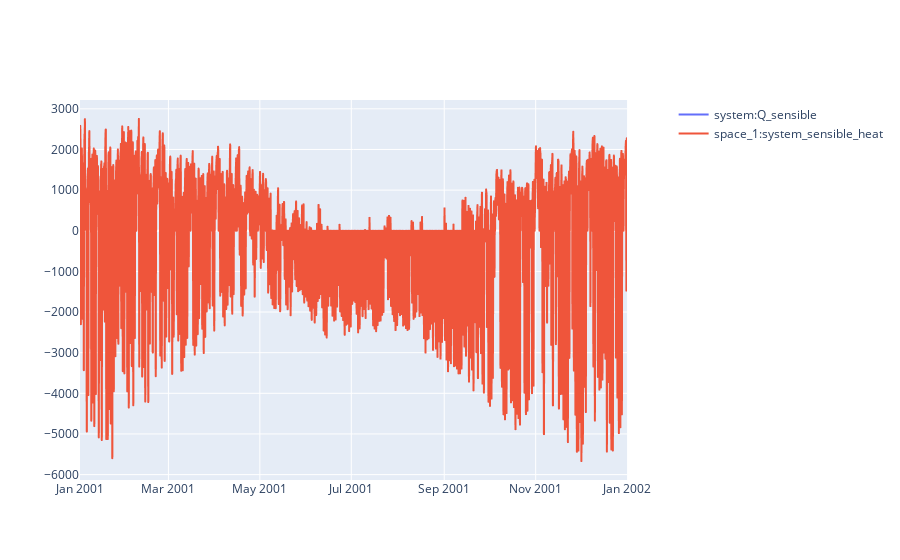

The notebook cell saved with this chart:
### Code cell
variables = [pro.component("system").variable("Q_sensible"),
             pro.component("space_1").variable("system_sensible_heat")
             ] 
sim.plot(pro.dates(),variables,axis=[1,1,1,2])

### Figure 1 — Plotly figure (JSON) as saved in the notebook; plotly's stock layout.template omitted (floating-point values rounded to 4 significant figures; data arrays with more than 128 entries replaced by an {"elided": "..."} marker saying what was removed)
{"data": [{"hovertemplate": "date=%{x}<br>system:Q_sensible=%{y}<extra></extra>", "legendgroup": "", "line": {"dash": "solid"}, "marker": {"symbol": "circle"}, "mode": "lines", "name": "system:Q_sensible", "showlegend": true, "type": "scattergl", "x": {"elided": "8760 str values"}, "xaxis": "x", "y": {"elided": "8760 float values"}, "yaxis": "y"}, {"hovertemplate": "date=%{x}<br>space_1:system_sensible_heat=%{y}<extra></extra>", "legendgroup": "", "line": {"dash": "solid"}, "marker": {"symbol": "circle"}, "mode": "lines", "name": "space_1:system_sensible_heat", "showlegend": true, "type": "scattergl", "x": {"elided": "8760 str values"}, "xaxis": "x", "y": {"elided": "8760 float values"}, "yaxis": "y"}], "layout": {"xaxis": {"anchor": "y", "domain": [0, 0.94]}, "yaxis": {"anchor": "x", "domain": [0, 1]}, "yaxis2": {"anchor": "x", "overlaying": "y", "side": "right"}}}
